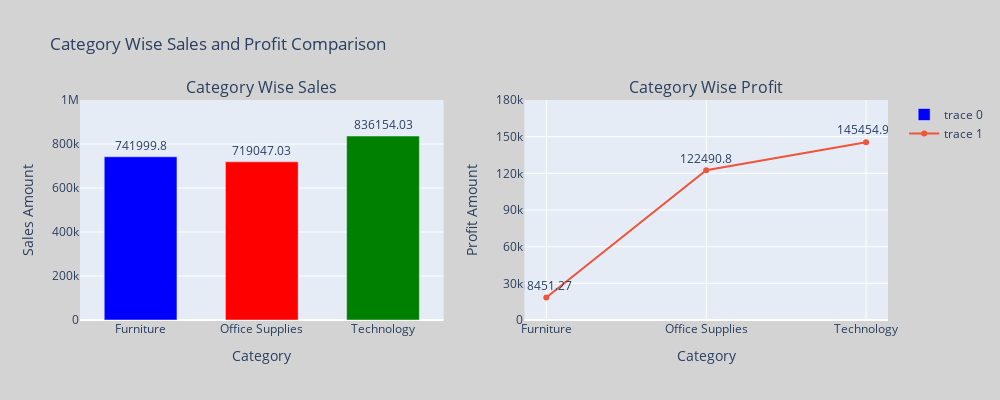

The code cell stored with this chart in its notebook:
### Code cell
# Category Wise Sales and Profit Comparison

cat=df.groupby('Category')[['Sales','Profit']].sum().reset_index().round(2)
fig=make_subplots(rows=1,cols=2,subplot_titles=('Category Wise Sales','Category Wise Profit'))

# First chart
fig.add_trace(go.Bar(x=cat['Category'],y=cat['Sales'],marker_color=['blue','red','green'],text=cat['Sales'],
                     textposition='outside',width=0.6), row=1,col=1)
# Second chart
fig.add_trace(go.Scatter(x=cat['Category'],y=cat['Profit'],text=cat['Profit'],mode='lines+markers+text',
                         textposition='top center'),row=1,col=2)

# X-axis for title set
fig.update_xaxes(title_text='Category',row=1,col=1)
fig.update_xaxes(title_text='Category',row=1,col=2)

# Y-axis Range and Tick Step for Subplot Graph
fig.update_yaxes(title_text='Sales Amount',range=[0,1000000],tick0=0,dtick=200000,tickformat='~s',row=1,col=1)
fig.update_yaxes(title_text='Profit Amount',range=[0,180000],dtick=30000,tickformat='~s',row=1,col=2)

fig.update_layout(height=400,width=1000,paper_bgcolor='lightgray',title_text='Category Wise Sales and Profit Comparison')
fig.show()

### Figure 1 — Plotly figure (JSON) as saved in the notebook; plotly's stock layout.template omitted (floating-point values rounded to 4 significant figures)
{"data": [{"marker": {"color": ["blue", "red", "green"]}, "text": [742000.0, 719000.0, 836200.0], "textposition": "outside", "type": "bar", "width": 0.6, "x": ["Furniture", "Office Supplies", "Technology"], "xaxis": "x", "y": [742000.0, 719000.0, 836200.0], "yaxis": "y"}, {"mode": "lines+markers+text", "text": [18450.0, 122500.0, 145500.0], "textposition": "top center", "type": "scatter", "x": ["Furniture", "Office Supplies", "Technology"], "xaxis": "x2", "y": [18450.0, 122500.0, 145500.0], "yaxis": "y2"}], "layout": {"annotations": [{"font": {"size": 16}, "showarrow": false, "text": "Category Wise Sales", "x": 0.225, "xanchor": "center", "xref": "paper", "y": 1, "yanchor": "bottom", "yref": "paper"}, {"font": {"size": 16}, "showarrow": false, "text": "Category Wise Profit", "x": 0.775, "xanchor": "center", "xref": "paper", "y": 1, "yanchor": "bottom", "yref": "paper"}], "height": 400, "paper_bgcolor": "lightgray", "title": {"text": "Category Wise Sales and Profit Comparison"}, "width": 1000, "xaxis": {"anchor": "y", "domain": [0, 0.45], "title": {"text": "Category"}}, "xaxis2": {"anchor": "y2", "domain": [0.55, 1], "title": {"text": "Category"}}, "yaxis": {"anchor": "x", "domain": [0, 1], "dtick": 200000, "range": [0, 1000000], "tick0": 0, "tickformat": "~s", "title": {"text": "Sales Amount"}}, "yaxis2": {"anchor": "x2", "domain": [0, 1], "dtick": 30000, "range": [0, 180000], "tickformat": "~s", "title": {"text": "Profit Amount"}}}}
